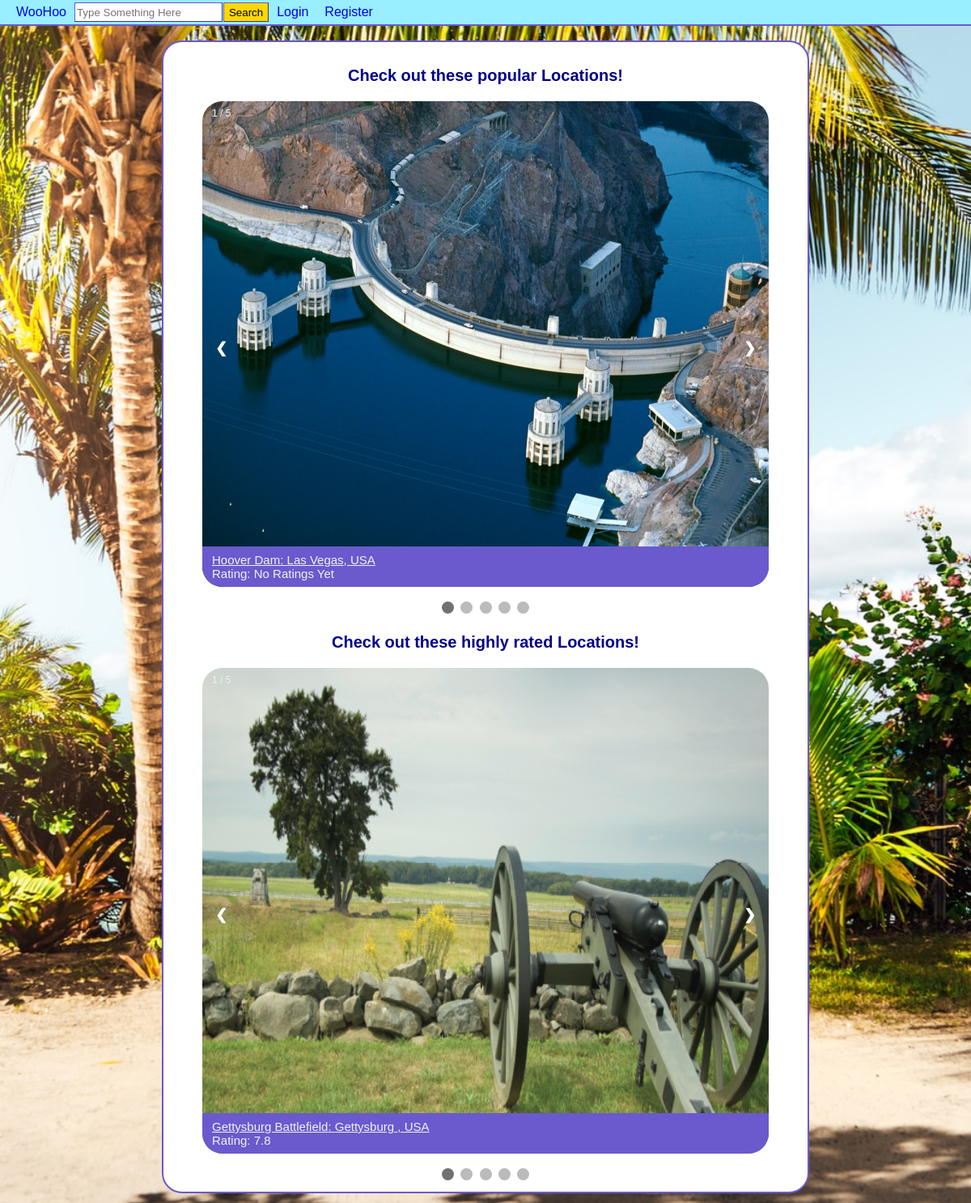
Before: / with the older database file.
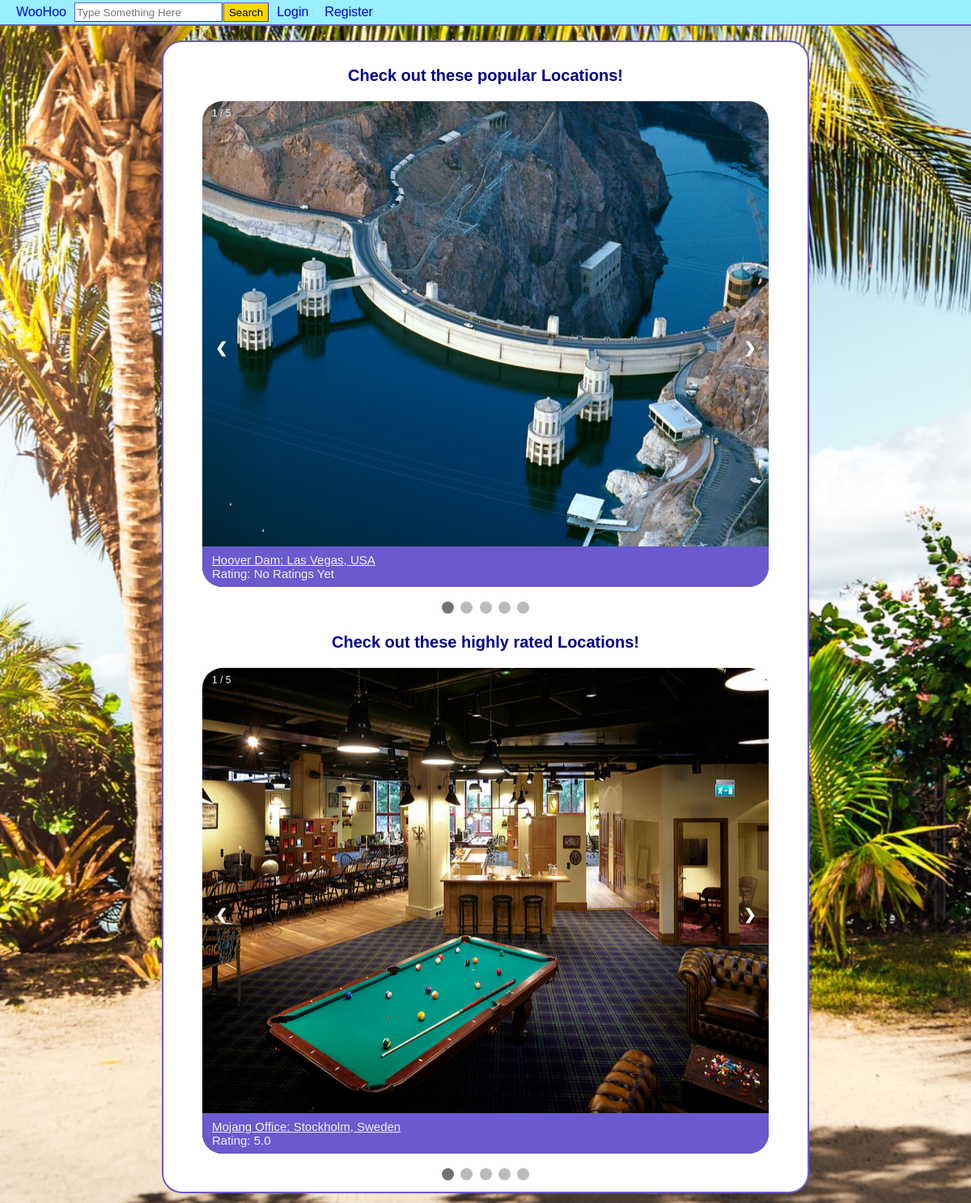
After: the same page with the newer database file.
### tables this page shows
CREATE TABLE `places` (
  `placeID` int(11) NOT NULL,
  `placeName` varchar(255) NOT NULL,
  `city` varchar(255) NOT NULL,
  `country` varchar(255) NOT NULL,
  `description` text DEFAULT NULL,
  `reviewScore` decimal(10,1) DEFAULT NULL,
  `userID` int(11) NOT NULL
);

### index.php (the view, shortened to what this page needs)
<?php
require('database.php');
$queryPopular = "SELECT places.placeID,placeName,city,country,reviewScore,COUNT(*) AS Count FROM wishlist,places,pictures WHERE places.placeID = wishlist.placeID AND pictures.placeID = wishlist.placeID GROUP BY wishlist.placeID ORDER BY Count DESC LIMIT 5";
$statement1 = $db ->prepare($queryPopular);
$statement1 -> execute();
$popularPlaces = $statement1->fetchAll();
$queryHighlyRated = "SELECT places.placeID,placeName,city,country,reviewScore FROM places,pictures WHERE places.placeID = pictures.placeID ORDER BY reviewScore DESC LIMIT 5";
$statement2 = $db ->prepare($queryHighlyRated);
$statement2 -> execute();
$highlyRatedPlaces = $statement2->fetchAll();
?>
<!DOCTYPE html>
<html>
<link rel="stylesheet" href="style.css"/>
<body>
<header>
<?php include('header.php'); ?>
</header>
<br>
<div class="testWhite">
<div id="popularHeader">
	<p> Check out these popular Locations! </p>
</div>
<div class="popular-slideshow-container">
<?php $i = 1; ?>
<?php foreach ($popularPlaces as $popularPlace) : ?>
<form method="POST" name="wishlist" action="addToUserWishlist.php" target="content">
  <div class="popularPlace fade">
    <div class="numbertext"><?php echo $i; ?> / 5</div>
	<?php
	  require('database.php');
	  $getPlaceImage = "SELECT image,userID FROM pictures WHERE :currentPlace = pictures.placeID GROUP BY pictures.pictureID LIMIT 1";
	  $statement3 = $db ->prepare($getPlaceImage);
	  $statement3->bindValue(':currentPlace', $popularPlace['placeID']);
	  $statement3 -> execute();
	  $placePictures = $statement3->fetchAll();
	  if (count($placePictures)==1) {
	    foreach ($placePictures as $placePicture) {
		  $imagePath = $placePicture['image'];
	    }
	  } else {
		  $imagePath = 'default.jpg';
	  }
	?>
	<a href="<?php echo 'place.php?place=' . $popularPlace['placeID']; ?>"><img alt="Location" src="place_imgs/<?php echo $imagePath; ?>" width="700" height="600"></a>
    <div class="popular-locationInfo">
   	  <a href="<?php echo 'place.php?place=' . $popularPlace['placeID']; ?>"><?php echo $popularPlace['placeName']; ?>: <?php echo $popularPlace['city']; ?>, <?php echo $popularPlace['country']; ?> </a>
	  <div class="popular-rating">
	    Rating: <?php echo $popularPlace['reviewScore']; ?>
		<?php if ($popularPlace['reviewScore'] == NULL) : ?>
		  No Ratings Yet
		<?php endif; ?>
	  </div>
    </div>
  </div>
  <?php $i++; ?>
</form>
<?php endforeach; ?>
<a class="prev" onclick="plusSlides(-1)">&#10094;</a>
<a class="next" onclick="plusSlides(1)">&#10095;</a>
</div>
<br>
<div style="text-align:center">
  <span class="dot" onclick="currentSlide(1)"></span>
  <span class="dot" onclick="currentSlide(2)"></span>
  <span class="dot" onclick="currentSlide(3)"></span>
  <span class="dot" onclick="currentSlide(4)"></span>
  <span class="dot" onclick="currentSlide(5)"></span>
</div>
<div id="popularHeader">
	<p> Check out these highly rated Locations! </p>
</div>
<div class="popular-slideshow-container">
<?php $i = 1; ?>
<?php foreach ($highlyRatedPlaces as $highlyRatedPlace) : ?>
<form method="POST" name="wishlist" action="addToUserWishlist.php" target="content">
  <div class="ratedPlace fade">
    <div class="numbertext"><?php echo $i; ?> / 5</div>
	<?php
	  require('database.php');
	  $getPlaceImage = "SELECT image,userID FROM pictures WHERE :currentPlace = pictures.placeID GROUP BY pictures.pictureID LIMIT 1";
	  $statement4 = $db ->prepare($getPlaceImage);
	  $statement4->bindValue(':currentPlace', $highlyRatedPlace['placeID']);
	  $statement4 -> execute();
	  $placePictures = $statement4->fetchAll();
	  if (count($placePictures)==1) {
	    foreach ($placePictures as $placePicture) {
		  $imagePath = $placePicture['image'];
	    }
	  } else {
		  $imagePath = 'default.jpg';
	  }
	?>
    <a href="<?php echo 'place.php?place=' . $highlyRatedPlace['placeID']; ?>"><img alt="Location" src="place_imgs/<?php echo $imagePath; ?>" width="700" height="600"></a>
    <div class="popular-locationInfo">
   	  <a href="<?php echo 'place.php?place=' . $highlyRatedPlace['placeID']; ?>"><?php echo $highlyRatedPlace['placeName']; ?>: <?php echo $highlyRatedPlace['city']; ?>, <?php echo $highlyRatedPlace['country']; ?> </a>
	  <div class="popular-rating">
	    Rating: <?php echo $highlyRatedPlace['reviewScore']; ?>
	  </div>
    </div>
  </div>
  <?php $i++; ?>
</form>
<?php endforeach; ?>
<a class="prev" onclick="plusSlidesHR(-1)">&#10094;</a>
<a class="next" onclick="plusSlidesHR(1)">&#10095;</a>
</div>
<br>
<div style="text-align:center">
  <span class="dot2" onclick="currentSlideHR(1)"></span>
  <span class="dot2" onclick="currentSlideHR(2)"></span>
  <span class="dot2" onclick="currentSlideHR(3)"></span>
  <span class="dot2" onclick="currentSlideHR(4)"></span>
  <span class="dot2" onclick="currentSlideHR(5)"></span>
</div>
</div>
<br>
</body>
</html>

### header.php (shortened to what this page needs)
<?php
$search = "";
?>
<nav>
	<div id="topLevel" class="top_navbar">
	<div style="display:inline" class="top_navbar">
		<ul class="top_navlist" >
			<li id="icon" ><a href="index.php"><span>WooHoo</span></a></li>
			<li id="navSearch" >
				<form method="POST" name="searchBar" action="browse.php">
				<input type="search" name="query" placeholder="Type Something Here"
				value="<?php echo $search;?>"/><input style="margin-left: 1px;" type="submit" value="Search" />
				</form>
			</li>
			<?php if(isset($_SESSION["loggedin"])) : ?>
				<li <?php if(str_contains($_SERVER['REQUEST_URI'], 'wishlist.php'))
					echo 'style="background-color:#BEFFFF;"'; ?>>
				<a href="wishlist.php">Wishlist</a></li>
				<li <?php if(str_contains($_SERVER['REQUEST_URI'], 'addplace.php'))
					echo 'style="background-color:#BEFFFF;"'; ?>>
				<a href="addplace.php">Add Place</a></li>
				<?php if(isset($_GET['logout'])) {
					session_unset();
					session_destroy();
					setcookie("rememberme", TRUE, time()-100);
					header('Location: ../CSCI4300_FinalProj');
					}?>
				<li class="log" style="float:right";>
					<a href="?logout">Logout</a>
				</li>
				<li class="log" <?php
					if(str_contains($_SERVER['REQUEST_URI'], 'editprofile.php'))
						echo 'style="background-color:#BEFFFF;float:right;"';
					else
						echo 'style="float:right;"';?>>
					<a href="editprofile.php" class="headUser"><?php echo $username['username'] ?></a>
				</li>
			<?php else : ?>
				<li class="log" <?php
					if(str_contains($_SERVER['REQUEST_URI'], 'login.php'))
						echo 'style="background-color:#BEFFFF;float:right;"';
					else
						echo 'style="float:right;"';?>>
					<a href="login.php">Login</a>
				</li>
				<li class="log" <?php
					if(str_contains($_SERVER['REQUEST_URI'], 'register.php'))
						echo 'style="background-color:#BEFFFF;float:right;"';
					else
						echo 'style="float:right;"';?>>
					<a href="register.php">Register</a>
				</li>
			<?php endif; ?>
		</ul>
	</div>
	</div>
</nav>

### style.css (style rules this page uses)
body { margin-top: 0px; margin-left: 0px; margin-right: 0px; }
#filters ul, li { padding: 0; list-style-type: none; }
.prev, .next { cursor: pointer; position: absolute; top: 50%; width: auto; margin-top: -22px; padding: 16px; color: white; font-weight: bold; font-size: 18px; transition: 0.6s ease; border-radius: 0 3px 3px 0; user-select: none; }
.next { right: 0; border-radius: 3px 0 0 3px; }
.numbertext { color: #f2f2f2; font-size: 12px; padding: 8px 12px; position: absolute; top: 0; }
.fade { -webkit-animation-name: fade; -webkit-animation-duration: 1.5s; animation-name: fade; animation-duration: 1.5s; }
* { box-sizing: border-box }
body { font-family: Verdana, sans-serif; margin:0 }
.popularPlace { display: none }
img { vertical-align: middle; }
.popularPlace img { width: 700px; height: 600px; border-radius: 25px; }
.ratedPlace { display: none }
.ratedPlace img { width: 700px; height: 600px; border-radius: 25px; }
.popular-slideshow-container { max-width: 700px; position: relative; margin: auto; }
.prev, .next { cursor: pointer; position: absolute; top: 50%; width: auto; padding: 16px; margin-top: -22px; color: white; font-weight: bold; font-size: 18px; transition: 0.6s ease; border-radius: 0 3px 3px 0; user-select: none; }
#popularHeader p { color: darkblue; text-align: center; font-size: 20px; font-weight: bold; font-family: sans-serif; }
.popular-locationInfo { color: #f2f2f2; font-size: 15px; padding: 8px 12px; position: absolute; bottom: 0px; width: 100%; background-color: slateblue; border-radius: 0px 0px 25px 25px; }
.popular-locationInfo a { color: #f2f2f2; text-decoration: underline; text-align: left; }
.dot { cursor: pointer; height: 15px; width: 15px; margin: 0 2px; background-color: #bbb; border-radius: 50%; display: inline-block; transition: background-color 0.6s ease; }
.active, .dot:hover { background-color: #717171; }
.dot2 { cursor: pointer; height: 15px; width: 15px; margin: 0 2px; background-color: #bbb; border-radius: 50%; display: inline-block; transition: background-color 0.6s ease; }
.active, .dot2:hover { background-color: #717171; }

### index.php (style rules this page uses)
body { background-image: url("place_imgs/Homepage-background-beach.jpg"); background-repeat: no-repeat; background-size: cover; background-color: #cccccc; }
.testWhite { background-color: white; width: 800px; margin: 0 auto; border-radius: 25px; border: 2px solid slateblue; padding: 10px; }

### header.php (style rules this page uses)
#navSearch form input { border: 1.5px outset slateblue; height: 24px; }
#navSearch form input[type="submit"] { cursor: pointer; background-color: rgb(255, 215, 0); }
.top_navbar { background-color: #99EEFF; }
.top_navlist { margin: 0; }
ul.top_navlist { list-style-type: none; overflow: hidden; font-family: sans-serif; padding-left: 10px; display: flex; align-item: center; }
ul.top_navlist li { float: left; vertical-align: middle; // display: flex; // align-item: center; }
ul.top_navlist li a, #logoutBtn { display: block; text-decoration: none; padding: 2.5px 10px 0 10px; font-family: arial; font-size: 1em; }
header { width: 100%; align-items: center; }
#topLevel { padding-bottom: 3px; padding-top: 3px; border-bottom: 2px solid slateblue; }

Changed rows visible on the page:
no longer on this page (row edited): places: placeName "Gettysburg Battlefield", city "Gettysburg", country "USA", reviewScore "7.8"
now on this page (row unchanged): places: placeName "Mojang Office", city "Stockholm", country "Sweden", reviewScore "5.0"
